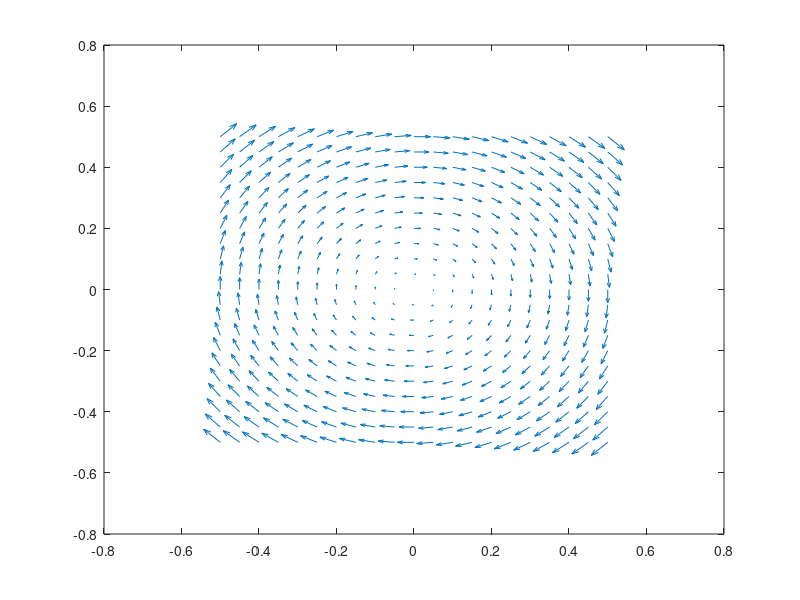

Source code (MATLAB):
[x1, x2] = meshgrid(-0.5:0.05:0.5,-0.5:0.05:0.5);
kp = 1;
kv = 1;
%f = 1;
%f = 1-abs(x1);
f = (1-x1*x1);
x1dot = x2; 
x2dot = -kp*x1-kv*f*x2;
quiver(x1,x2,x1dot, x2dot)
